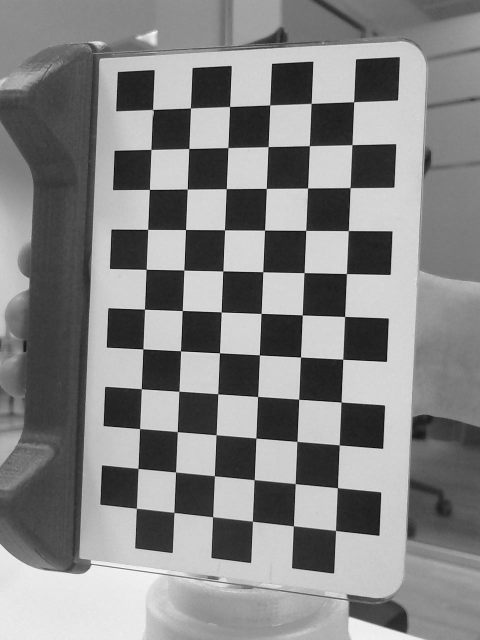
#> input picture computer-vision/draft/pose/frame0.jpg, 960 x 1280 px (shown at 1/2 size)
$ jupyter execute pose-from-marker.ipynb
#> lines starting #> are read from the running program, lines starting #| are printed output that depends on the picture; after the words box and inside, x2 and y2 are one past the last pixel; in counts of white or black regions, pixels touching at a corner belong together; long printed decimals are rounded
# Pose Determination

Kevin J. Walchko, Phd

18 Feb 2021

---

*Note:* changed $\theta$ to r since the bold face didn't show up nicely in latex.

Rodrigues' rotation formula, named after Olinde Rodrigues, is an efficient algorithm for rotating for an axis-angle ($r$) representation consisting of a vector in space, given an axis ($e$) and angle of rotation ($\theta$). By extension, this can be used to transform all three basis vectors to compute a rotation matrix in SO(3), the group of all rotation matrices, from an axis–angle representation.

$$
r = \begin{bmatrix} r_x & r_y & r_z \end{bmatrix} = \theta e\\
\theta = norm( r ) \\
e = r / \theta \\
R = I + (sin \theta) K + (1-cos \theta) K^2 \\
K = skew(r) = \begin{bmatrix}
    0 & -r_z & r_y \\
    r_z & 0 & -r_x \\
    -r_y & r_x & 0
\end{bmatrix}
$$

[cell 1]
import cv2
from matplotlib import pyplot as plt
import numpy as np
from numpy.linalg import norm
from math import atan2, asin, pi, sin, cos

[cell 2]
img = cv2.imread("frame0.jpg", 0)
#> img is the input picture: shape (1280, 960); min 0, max 255, mean 132.5

plt.figure(figsize=(8,8))
plt.imshow(img, cmap="gray")
plt.title(f"{img.shape}")
plt.axis('off');

[cell 3]
# Pattern parameters
rows = 6
columns = 11
square_width = 13

# Find the chess board corners
ret, corners = cv2.findChessboardCorners(
    img,
    (columns, rows),
    flags=cv2.CALIB_CB_FAST_CHECK
)
#> ret = True; corners = 66 rows, first 8: [707.6, 204.1], [704.5, 290], [700.4, 375.8], [697, 461.7], [692.9, 547.8], [689.6, 633.3], [685.8, 718.7], [682.7, 804.4]

# Draw corners into image
image = cv2.cvtColor(img, cv2.COLOR_RGB2BGR)
cv2.drawChessboardCorners(image, (columns, rows), corners, ret)
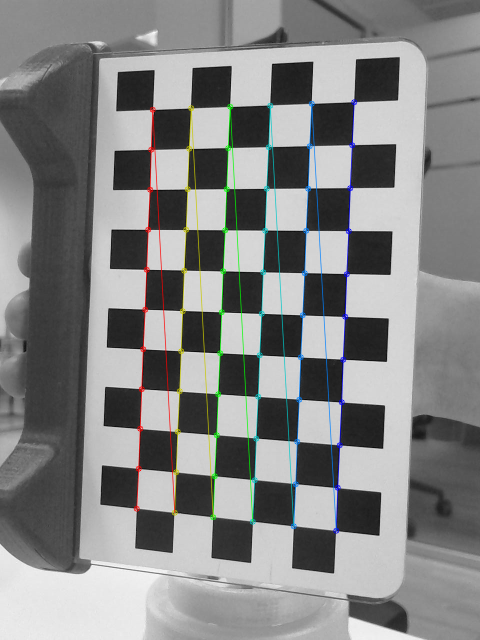
#> image: shape (1280, 960, 3) (shown at 1/2 size); 2.65% of pixels changed, all inside (x1, y1, x2, y2) = (267, 198, 715, 1068)
image = cv2.cvtColor(image, cv2.COLOR_BGR2RGB)

plt.figure(figsize=(8,8))
plt.imshow(image, cmap="gray")
plt.axis('off');

[cell 4]
# Compute object points
# these are the ideal points in a 2D plane if we were looking
# straight down on the checkerboard
objp = np.zeros((rows * columns, 3), float)
objp[:, :2] = np.mgrid[0:columns, 0:rows].T.reshape(-1, 2)
objp *= square_width

# Camera calibration results
f = 1430       # focal length
p = (640,480,) # principle point
p = (480,640,) # principle point
camera_matrix = np.array([
    [f, 0, p[0]],
    [0, f, p[1]],
    [0, 0,   1]], dtype=float)
distortion_coefficients = np.array([0.0, 0.0, 0.0, 0.0, 0.0], dtype=float)

# Compute pose
ret, rvecs, tvecs = cv2.solvePnP(
    objp,
    corners,
    camera_matrix,
    distortion_coefficients)
#> rvecs = [0.199, 0.204, 1.6]; tvecs = [34.45, -65.93, 216.5]

if ret:
    print(f"rvecs:\n{rvecs}\n")
#| rvecs:
#| [[0.1992 ]
#|  [0.204 ]
#|  [1.602]]
    print(f"tvecs:\n{tvecs}\n")
#| tvecs:
#| [[ 34.448]
#|  [-65.927]
#|  [216.544]]

    R = cv2.Rodrigues(rvecs)[0]
#> R = [[-0.0408, -0.967, 0.252], [0.999, -0.04, 0.00815], [0.00223, 0.253, 0.968]]
    t = tvecs.T[0]
#> t = [34.45, -65.93, 216.5]
    n = R.T[2]
#> n = [0.252, 0.00815, 0.968]
    d = np.dot(n, t)
#> d = 217.7
    print(f"\nRotation matrix\n\n{R}\n")
#| Rotation matrix
#| [[-0.04081 -0.9667  0.2525]
#|  [ 0.9992 -0.04005   0.008153]
#|  [ 0.002228  0.2526  0.9676]]
    print(f"\nTranslation vector\n\n{t} mm\n")
#| Translation vector
#| [ 34.448 -65.927 216.544] mm
    print(f"\nPlane normal\n\n{n}\n")
#| Plane normal
#| [0.2525 0.008153 0.9676]
    print(f"\nPlane distance\n\n{d} mm\n")
#| Plane distance
#| 217.681 mm

## Calculating Euler Angles

Euler angles are non-unique definitions of the orientation of a body (typically something like an airplane) relative to a fixed set of *global* (non-moving) axes. The definitions for roll, pitch, and yaw are shown below.

The goal here is to calculate roll, pitch, and yaw and then draw it on the image for reference.

[cell 5]
# R321
roll = atan2(R[2,1], R[2,2])*180/pi
#> roll = 14.63
pitch = -asin(R[2,0])*180/pi
#> pitch = -0.128
yaw = atan2(R[1,0], R[0,0])*180/pi
#> yaw = 92.34

plt.figure(figsize=(8,8))
plt.imshow(image, cmap="gray")
plt.title(f"RPY: {roll:0.1f}, {pitch:0.1f}, {yaw: 0.1f} degrees")
plt.axis('off');

[cell 6]
def draw(image, corners, imgpts, thick=5):
    img = image.copy()
    corner = tuple(corners[0].ravel())
    img = cv2.line(img, corner, tuple(imgpts[0].ravel()), (255,0,0), thick)
    img = cv2.line(img, corner, tuple(imgpts[1].ravel()), (0,255,0), thick)
    img = cv2.line(img, corner, tuple(imgpts[2].ravel()), (0,0,255), thick)
    return img

[cell 7]
# set the axes size as a function of the marker's
# square size and project onto image space
s = 4*square_width
axis = np.array([[s,0,0], [0,s,0], [0,0,s]], dtype=float).reshape(-1,3)

imgpts, jac = cv2.projectPoints(
    axis,
    rvecs,
    tvecs,
    camera_matrix,
    distortion_coefficients
)
#> imgpts = [[693.4, 547.8], [381.5, 216.6], [734.9, 289]]

aimg = draw(image,corners.astype(int),imgpts.astype(int),10)
#> in draw, `corner = tuple(corners[0].ravel())`: corner = (707, 204)
#> in draw, `img = cv2.line(img, corner, tuple(imgpts[2].ravel()), (0,0,255), thick)`:
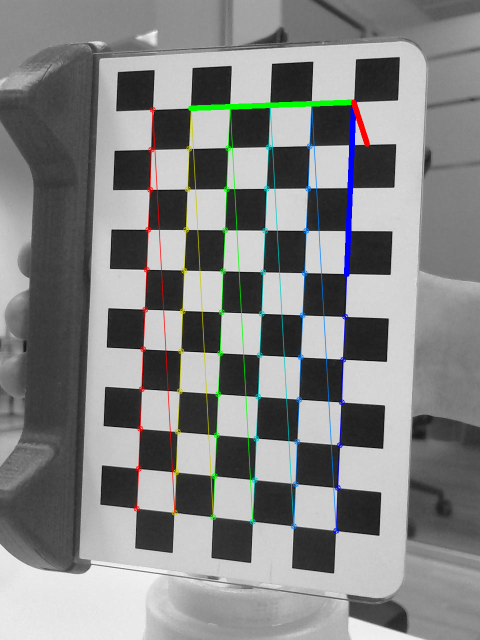
#> img: shape (1280, 960, 3) (shown at 1/2 size); mean B, G, R 132.1, 132.6, 131.4

# The x and y axes should lie on the surface of the image
# while the x axis is into the chessboard
plt.figure(figsize=(8,8))
# plt.title("Axes X-Y-Z => R-G-B")
plt.title(f"RPY: {roll:0.1f}, {pitch:0.1f}, {yaw: 0.1f} degrees")
plt.imshow(aimg);

[cell 8]
# [8 lines of commented-out code are left out]

# References

- github: [3D Scan Science](https://github.com/Jesus89/3DScanScience)
- OpenCV Docs [pose](https://docs.opencv.org/master/d7/d53/tutorial_py_pose.html)
- OpenCV Docs [solvePnP](https://docs.opencv.org/master/d9/d0c/group__calib3d.html#ga549c2075fac14829ff4a58bc931c033d)
- wikipedia: [Rodriques rotations](https://en.wikipedia.org/wiki/Rodrigues%27_rotation_formula)
- wikipedia: [axis angle representation](https://en.wikipedia.org/wiki/Axis%E2%80%93angle_representation)

# Appedix: Rodrigues to Rotation Matrix

The equation from above again is:

$$
R = I + (sin \theta) K + (1-cos \theta) K^2
$$

This should be the same as `cv2.Rodrigues(rvecs)`.

[cell 9]
print(f"rvecs:\n {rvecs}\n\n")
#| rvecs:
#|  [[0.1992 ]
#|  [0.204 ]
#|  [1.602]]

def skew(x):
    return np.array([
        [0.0, -x[2], x[1]],
        [x[2], 0.0, -x[0]],
        [-x[1], x[0], 0.0]
    ])

rr, _ = cv2.Rodrigues(rvecs)
#> rr has the same summary as R
print("cv2.Rodrigues:\n", rr, "\n\n")
#| cv2.Rodrigues:
#|  [[-0.04081 -0.9667  0.2525]
#|  [ 0.9992 -0.04005   0.008153]
#|  [ 0.002228  0.2526  0.9676]]

r = rvecs.ravel()
#> r = [0.199, 0.204, 1.6]
theta = norm(r)
#> theta = 1.63
e = r/t
#> e = [0.00578, -0.00309, 0.0074]
k = skew(e)
#> k = [[0, -0.0074, -0.00309], [0.0074, 0, -0.00578], [0.00309, 0.00578, 0]]
rot = np.eye(3) + sin(theta) * k + (1-cos(theta)) * k@k
#> rot = [[1, -0.00741, -0.00304], [0.00737, 1, -0.0058], [0.00313, 0.00575, 1]]
print("wikipedia:\n", rot)
#| wikipedia:
#|  [[ 0.9999 -0.007406 -0.003044]
#|  [ 0.007369  0.9999  -0.005799]
#|  [ 0.003134  0.00575  1]]

$ run again, with computer-vision/draft/pose/chessboard.png saved as computer-vision/draft/pose/frame0.jpg
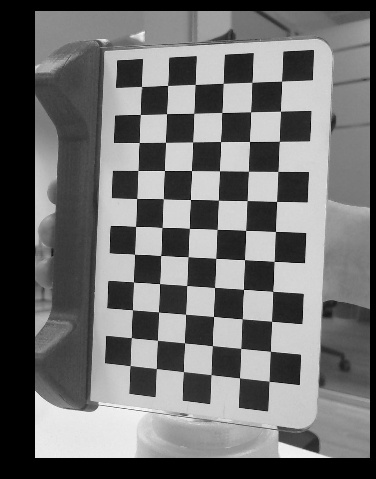
#> input picture computer-vision/draft/pose/chessboard.png, 376 x 479 px
#> img is the input picture: shape (479, 376); min 0, max 255, mean 110.2
#> ret = True; corners = 66 rows, first 8: [281.5, 81.25], [280.4, 111.2], [279.4, 141.4], [277.7, 171.5], [276.5, 201.5], [275.5, 231.5], [274.1, 261.5], [272.7, 291.5]
#> `cv2.drawChessboardCorners(image, (columns, rows), corners, ret)`:
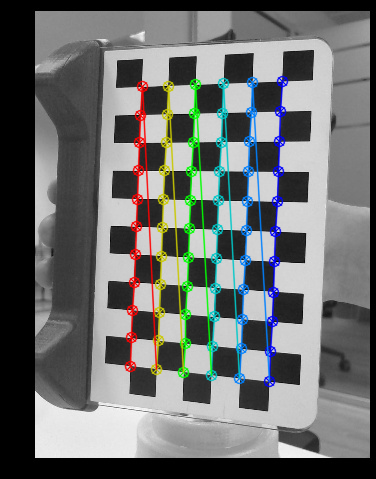
#> image: shape (479, 376, 3); 8% of pixels changed, all inside (x1, y1, x2, y2) = (124, 75, 289, 388)
#> rvecs = [0.131, 0.0418, 1.63]; tvecs = [-89.71, -249.7, 643]
#| rvecs:
#| [[0.1314]
#|  [0.04179]
#|  [1.627]]
#| tvecs:
#| [[ -89.712 ]
#|  [-249.719]
#|  [ 643.025]]
#> R = [[-0.0549, -0.992, 0.111], [0.997, -0.0611, -0.0533], [0.0596, 0.107, 0.992]]
#> t = [-89.71, -249.7, 643]
#> n = [0.111, -0.0533, 0.992]
#> d = 641.5
#| Rotation matrix
#| [[-0.05487 -0.9923  0.1107]
#|  [ 0.9967 -0.06105 -0.05327]
#|  [ 0.05962  0.1074  0.9924 ]]
#| Translation vector
#| [ -89.712  -249.719  643.025] mm
#| Plane normal
#| [ 0.1107 -0.05327  0.9924 ]
#| Plane distance
#| 641.522 mm
#> roll = 6.18
#> pitch = -3.42
#> yaw = 93.15
#> imgpts = [[275.1, 202], [168.4, 82.44], [307.2, 120.2]]
#> corner = (281, 81)
#> in draw, `img = cv2.line(img, corner, tuple(imgpts[2].ravel()), (0,0,255), thick)`:
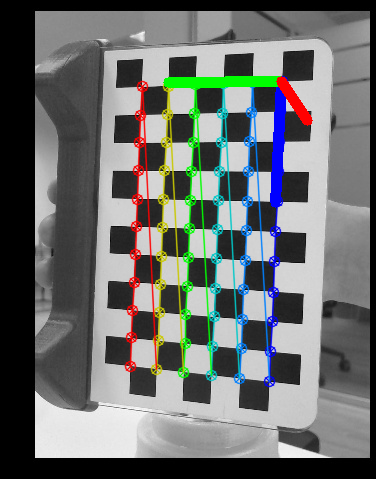
#> img: shape (479, 376, 3); mean B, G, R 109, 110.5, 107.3
#| rvecs:
#|  [[0.1314]
#|  [0.04179]
#|  [1.627]]
#> rr has the same summary as R
#| cv2.Rodrigues:
#|  [[-0.05487 -0.9923  0.1107]
#|  [ 0.9967 -0.06105 -0.05327]
#|  [ 0.05962  0.1074  0.9924 ]]
#> r = [0.131, 0.0418, 1.63]
#> theta = 1.63
#> e = [-0.00147, -0.000167, 0.00253]
#> k = [[0, -0.00253, -0.000167], [0.00253, 0, 0.00147], [0.000167, -0.00147, 0]]
#> rot = [[1, -0.00252, -0.000171], [0.00253, 1, 0.00146], [0.000163, -0.00146, 1]]
#| wikipedia:
#|  [[ 9.99993175e-01 -2.52474979e-03 -1.70979564e-04]
#|  [ 2.52527047e-03  9.99990926e-01  1.46182940e-03]
#|  [ 1.63109027e-04 -1.46272849e-03  9.99997691e-01]]
